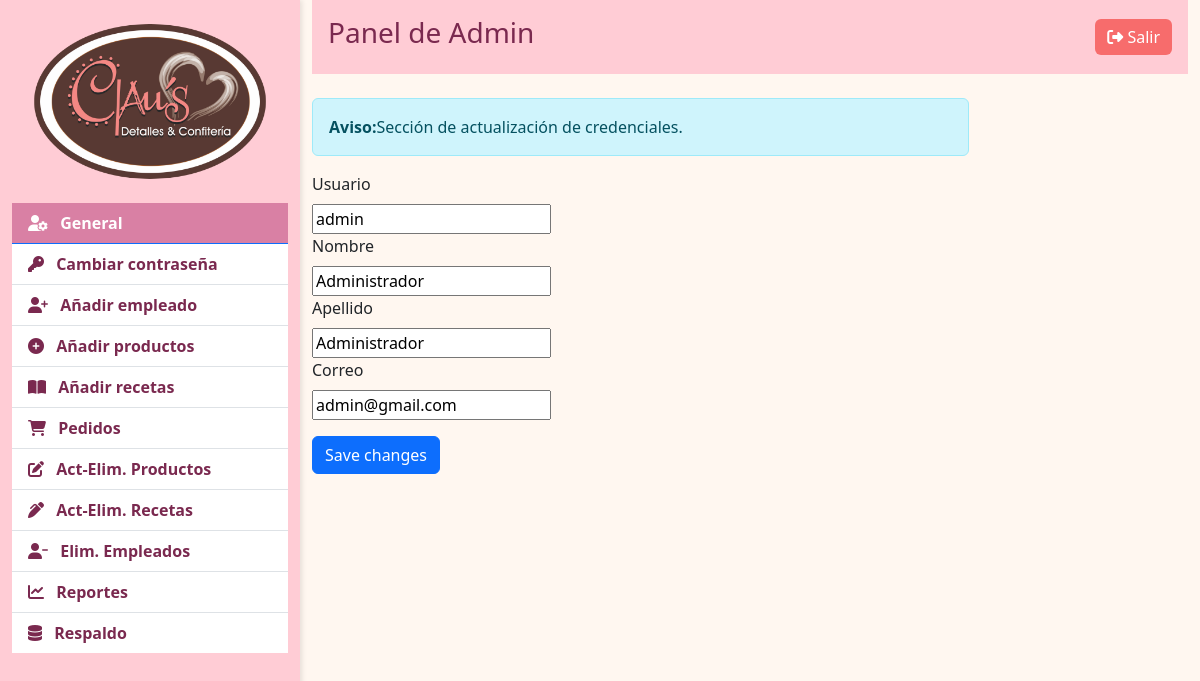
The page /Vista/IndexAdmin.php (signed in) on the database as committed earlier.
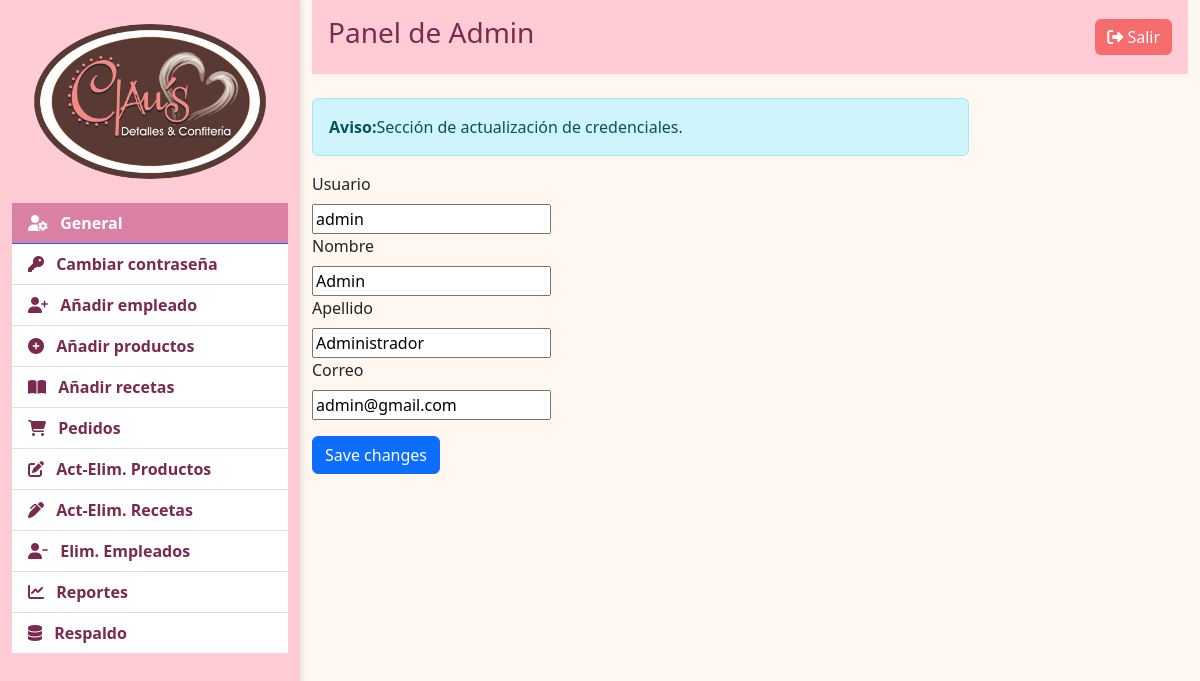
The same page on the database as committed later.
### tables this page shows
CREATE TABLE `usuarios` (
  `usuario` varchar(10) NOT NULL COMMENT 'Guarda el nombre identificador del usuario',
  `nombre` varchar(20) NOT NULL COMMENT 'Guarda el nombre real del usuario',
  `apellido` varchar(20) NOT NULL COMMENT 'Guarda el apellido del usuario',
  `correo` varchar(30) NOT NULL COMMENT 'Guarda el correo del usuario',
  `contrasena` varchar(30) NOT NULL COMMENT 'Guarda la contrasenia del usuario',
  `rol` int(11) NOT NULL COMMENT 'Tipo de rol del usuario',
  PRIMARY KEY (`usuario`),
  KEY `rol` (`rol`),
  CONSTRAINT `usuarios_ibfk_1` FOREIGN KEY (`rol`) REFERENCES `rol` (`id_rol`) ON UPDATE CASCADE
);

### Vista/IndexAdmin.php (the view, shortened to what the changed rows need)
<?php
$user = $_SESSION['usuario'];
require '../Modelo/conexion/conexion.php';
$consulta = "SELECT usuario, nombre, apellido, correo, rol FROM usuarios WHERE usuario = '$user'";
$resultado = mysqli_query($conexion, $consulta);
$rows = mysqli_fetch_array($resultado);
?>
<!DOCTYPE html>
<html lang="es">
    <head>
        <link rel="stylesheet" href="../Static/css/MiperfilStyle.css">
        <link href="https://cdn.jsdelivr.net/npm/bootstrap@5.3.0/dist/css/bootstrap.min.css" rel="stylesheet">
        <link rel="stylesheet" href="https://cdnjs.cloudflare.com/ajax/libs/font-awesome/6.0.0-beta3/css/all.min.css">
    </head>
    <body>
        <div class="container-fluid">
            <div class="row">
                <div class="col-md-9">
                    <div class="header p-3 mb-4">
                        <div class="d-flex justify-content-between align-items-center">
                            <h1 class="h3">Panel de Admin</h1>
                        </div>
                    </div>
                    <div class="col-md-9">
                        <div class="tab-content">
                            <div class="tab-pane fade show active" id="account-general">
                            <form action="../Controlador/update_credenciales.php" method="POST" id="update_credenciales-" class="Actualizacion_credenciales">
                                <div class="card-body">
                                    <div class="form-group">
                                        <label class="form-label">Usuario</label><br>
                                        <input type="text" placeholder="Usuario" name="usuario"
                                            value="<?php echo $rows['usuario']; ?>" required
                                            oninput="this.value = this.value.replace(/[^a-zA-Z0-9]/g, '')"
                                            maxlength="20"
                                            pattern="^[^@]+$"
                                            title="El usuario no puede contener el carácter '@' y solo puede incluir letras y números.">
                                    </div>
                                    <div class="form-group">
                                        <label class="form-label">Nombre</label><br>
                                        <input type="text" placeholder="Nombre" name="nombre"
                                            value="<?php echo $rows['nombre']; ?>" required
                                            oninput="this.value = this.value.replace(/[^a-zA-ZáéíóúÁÉÍÓÚñÑ\s]/g, '')"
                                            maxlength="30"
                                            title="El nombre solo puede contener letras.">
                                    </div>
                                    <div class="form-group">
                                        <label class="form-label">Apellido</label><br>
                                        <input type="text" placeholder="Apellido" name="apellido"
                                            value="<?php echo $rows['apellido']; ?>" required
                                            oninput="this.value = this.value.replace(/[^a-zA-ZáéíóúÁÉÍÓÚñÑ\s]/g, '')"
                                            maxlength="30"
                                            title="El apellido solo puede contener letras.">
                                    </div>
                                    <div class="form-group">
                                        <label class="form-label">Correo</label><br>
                                        <input type="email" placeholder="Correo" name="correo"
                                            value="<?php echo $rows['correo']; ?>" required
                                            maxlength="50"
                                            title="Por favor, ingresa un correo válido.">
                                    </div>
                                </div>
                            </form>
                        </div>
                                        <body>
                                        </body>
                        </div>
                    </div>
                </div>
            </div>
        </div>
    </body>
</html>

Rows that differ between the two databases and show on the page:
changed usuarios "admin": nombre "Administrador" → "Admin"
